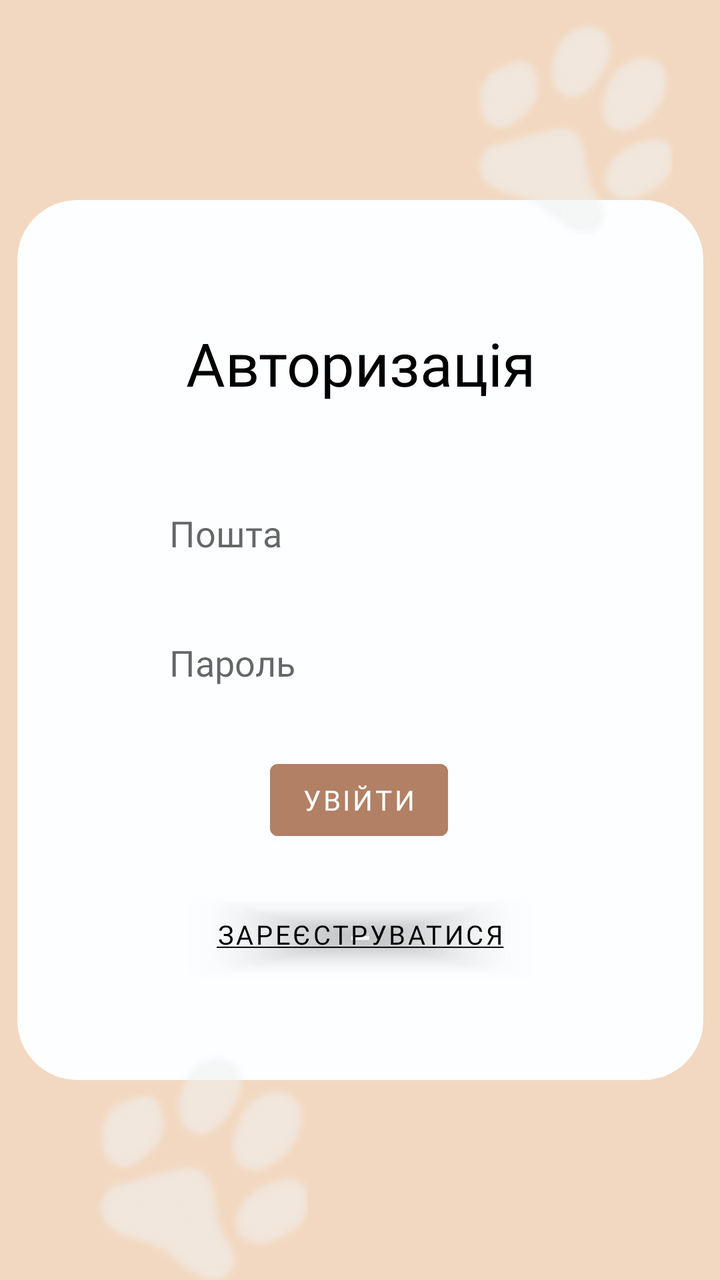
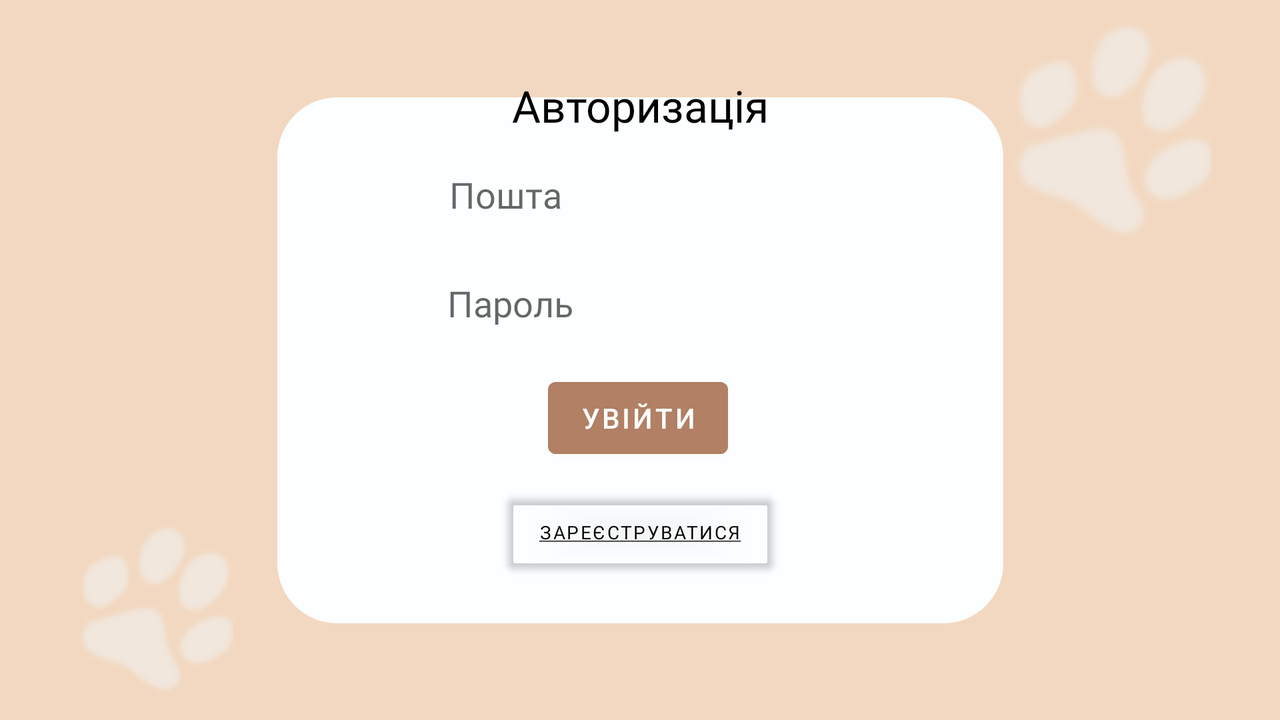

First picture: res/layout/ on a phone held upright. Second picture: the repository's own variant of that layout, on a device whose configuration matches the variant's folder. Source for both follows.
<!-- AndroidManifest.xml: application theme Theme.Shelterhelper -->
<!-- res/layout/activity_main.xml -->
<?xml version="1.0" encoding="utf-8"?>
<androidx.constraintlayout.widget.ConstraintLayout xmlns:android="http://schemas.android.com/apk/res/android"
    xmlns:app="http://schemas.android.com/apk/res-auto"
    xmlns:tools="http://schemas.android.com/tools"
    android:layout_width="match_parent"
    android:layout_height="match_parent"
    android:background="#F2D8C0"
    tools:context=".MainActivity">

    <View
        android:id="@+id/view"
        android:layout_width="343dp"
        android:layout_height="440dp"
        android:background="@drawable/background_div"
        app:layout_constraintBottom_toBottomOf="parent"
        app:layout_constraintEnd_toEndOf="parent"
        app:layout_constraintStart_toStartOf="parent"
        app:layout_constraintTop_toTopOf="parent" />

    <TextView
        android:id="@+id/textViewTitle"
        android:layout_width="match_parent"
        android:layout_height="wrap_content"
        android:fontFamily="@font/comfortaa"
        android:text="@string/signup_title"
        android:textAlignment="center"
        android:textColor="@color/black"
        android:textSize="30sp"
        app:layout_constraintBottom_toBottomOf="parent"
        app:layout_constraintEnd_toEndOf="parent"
        app:layout_constraintHorizontal_bias="1.0"
        app:layout_constraintStart_toStartOf="parent"
        app:layout_constraintTop_toTopOf="parent"
        app:layout_constraintVertical_bias="0.269" />

    <Button
        android:id="@+id/button"
        android:layout_width="wrap_content"
        android:layout_height="wrap_content"
        android:backgroundTint="#B18065"
        android:fontFamily="@font/comfortaa"
        android:onClick="login"
        android:text="@string/singup_button"
        app:layout_constraintBottom_toBottomOf="parent"
        app:layout_constraintEnd_toEndOf="parent"
        app:layout_constraintHorizontal_bias="0.498"
        app:layout_constraintStart_toStartOf="parent"
        app:layout_constraintTop_toBottomOf="@+id/editTextTextPassword"
        app:layout_constraintVertical_bias="0.114" />

    <EditText
        android:id="@+id/editTextTextPassword"
        android:layout_width="wrap_content"
        android:layout_height="wrap_content"
        android:background="@drawable/input_shadow"
        android:backgroundTint="#F2D8C0"
        android:ems="10"
        android:fontFamily="@font/comfortaa"
        android:hint="@string/registration_password"
        android:inputType="textPassword"
        android:padding="5dp"
        android:paddingStart="10dp"
        app:layout_constraintBottom_toBottomOf="parent"
        app:layout_constraintEnd_toEndOf="parent"
        app:layout_constraintHorizontal_bias="0.497"
        app:layout_constraintStart_toStartOf="parent"
        app:layout_constraintTop_toBottomOf="@+id/editTextTextEmailAddress"
        app:layout_constraintVertical_bias="0.094" />

    <EditText
        android:id="@+id/editTextTextEmailAddress"
        android:layout_width="wrap_content"
        android:layout_height="wrap_content"
        android:background="@drawable/input_shadow"
        android:backgroundTint="#F2D8C0"
        android:ems="10"
        android:fontFamily="@font/comfortaa"
        android:hint="@string/registration_email"
        android:inputType="textEmailAddress"
        android:padding="5dp"
        android:paddingStart="10dp"
        app:layout_constraintBottom_toBottomOf="parent"
        app:layout_constraintEnd_toEndOf="parent"
        app:layout_constraintHorizontal_bias="0.497"
        app:layout_constraintStart_toStartOf="parent"
        app:layout_constraintTop_toBottomOf="@+id/textViewTitle"
        app:layout_constraintVertical_bias="0.118" />

    <Button
        android:id="@+id/button2"
        android:layout_width="wrap_content"
        android:layout_height="wrap_content"
        android:backgroundTint="@android:color/transparent"
        android:fontFamily="@font/comfortaa"
        android:onClick="registration"
        android:text="@string/registration_button"
        android:textColor="@color/black"
        android:textSize="40px"
        app:layout_constraintBottom_toBottomOf="parent"
        app:layout_constraintEnd_toEndOf="parent"
        app:layout_constraintStart_toStartOf="parent"
        app:layout_constraintTop_toBottomOf="@+id/button"
        app:layout_constraintVertical_bias="0.114" />

    <ImageView
        android:id="@+id/imageView"
        android:layout_width="123dp"
        android:layout_height="132dp"
        android:layout_marginTop="4dp"
        app:layout_constraintEnd_toEndOf="parent"
        app:layout_constraintHorizontal_bias="0.906"
        app:layout_constraintStart_toStartOf="parent"
        app:layout_constraintTop_toTopOf="parent"
        app:srcCompat="@drawable/icon_cat" />

    <ImageView
        android:id="@+id/imageView2"
        android:layout_width="179dp"
        android:layout_height="142dp"
        app:layout_constraintBottom_toBottomOf="parent"
        app:layout_constraintEnd_toEndOf="parent"
        app:layout_constraintHorizontal_bias="0.0"
        app:layout_constraintStart_toStartOf="parent"
        app:layout_constraintTop_toBottomOf="@+id/view"
        app:srcCompat="@drawable/icon_cat" />

</androidx.constraintlayout.widget.ConstraintLayout>
<!-- resources referenced by this layout -->
<resources>
  <color name="black">#FF000000</color>
  <!-- drawable background_div (drawable) -->
  <?xml version="1.0" encoding="utf-8"?>
  <shape xmlns:android="http://schemas.android.com/apk/res/android"
      android:shape="rectangle" >
  
      
      <solid
          android:color="#FCFEFF"
          android:layout_height="50dp"
          android:layout_width="50dp"
          >
      </solid>
  
      
      <stroke
          android:width="0dp"
          android:color="@color/black"
          >
  
      </stroke>
  
      
      <corners
          android:radius="30dp">
      </corners>
  
  </shape>
  <!-- drawable icon_cat: png bitmap (drawable, 73063 bytes) -->
  <string name="registration_button"><u>Зареєструватися</u></string>
  <string name="registration_email">Пошта</string>
  <string name="registration_password">Пароль</string>
  <string name="signup_title">Авторизацiя</string>
  <string name="singup_button">Увійти</string>
  <style name="Theme.Shelterhelper" parent="Theme.MaterialComponents.DayNight.DarkActionBar">
          
          <item name="colorPrimary">@color/purple_500</item>
          <item name="colorPrimaryVariant">@color/purple_700</item>
          <item name="colorOnPrimary">@color/white</item>
          
          <item name="colorSecondary">@color/teal_200</item>
          <item name="colorSecondaryVariant">@color/teal_700</item>
          <item name="colorOnSecondary">@color/black</item>
          
          <item name="android:statusBarColor" tools:targetApi="l">?attr/colorPrimaryVariant</item>
          
      </style>
  <color name="purple_500">#B18065</color>
  <color name="purple_700">#FF3700B3</color>
  <color name="white">#FFFFFFFF</color>
  <color name="teal_200">#FF03DAC5</color>
  <color name="teal_700">#FF018786</color>
</resources>
<!-- res/layout-land/activity_main.xml (the repository's variant of the layout above) -->
<!-- drawn on the phone turned sideways -->
<?xml version="1.0" encoding="utf-8"?>
<androidx.constraintlayout.widget.ConstraintLayout xmlns:android="http://schemas.android.com/apk/res/android"
    xmlns:app="http://schemas.android.com/apk/res-auto"
    xmlns:tools="http://schemas.android.com/tools"
    android:layout_width="match_parent"
    android:layout_height="match_parent"
    android:background="#F2D8C0"
    tools:context=".MainActivity">

    <View
        android:id="@+id/view"
        android:layout_width="363dp"
        android:layout_height="263dp"
        android:background="@drawable/background_div"
        app:layout_constraintBottom_toBottomOf="parent"
        app:layout_constraintEnd_toEndOf="parent"
        app:layout_constraintStart_toStartOf="parent"
        app:layout_constraintTop_toTopOf="parent" />

    <TextView
        android:id="@+id/textViewTitle"
        android:layout_width="match_parent"
        android:layout_height="wrap_content"
        android:fontFamily="@font/comfortaa"
        android:text="@string/signup_title"
        android:textAlignment="center"
        android:textColor="@color/black"
        android:textSize="22sp"
        app:layout_constraintBottom_toBottomOf="parent"
        app:layout_constraintEnd_toEndOf="parent"
        app:layout_constraintHorizontal_bias="0.0"
        app:layout_constraintStart_toStartOf="parent"
        app:layout_constraintTop_toTopOf="parent"
        app:layout_constraintVertical_bias="0.115" />

    <Button
        android:id="@+id/button"
        android:layout_width="wrap_content"
        android:layout_height="wrap_content"
        android:backgroundTint="#B18065"
        android:onClick="login"
        android:text="@string/singup_button"
        app:layout_constraintBottom_toBottomOf="parent"
        app:layout_constraintEnd_toEndOf="parent"
        app:layout_constraintHorizontal_bias="0.498"
        app:layout_constraintStart_toStartOf="parent"
        app:layout_constraintTop_toBottomOf="@+id/editTextTextPassword"
        app:layout_constraintVertical_bias="0.114" />

    <EditText
        android:id="@+id/editTextTextPassword"
        android:layout_width="wrap_content"
        android:layout_height="wrap_content"
        android:background="@drawable/input_shadow"
        android:backgroundTint="#F2D8C0"
        android:ems="10"
        android:fontFamily="@font/comfortaa"
        android:hint="@string/registration_password"
        android:inputType="textPassword"
        android:padding="5dp"
        android:paddingStart="10dp"
        app:layout_constraintBottom_toBottomOf="parent"
        app:layout_constraintEnd_toEndOf="parent"
        app:layout_constraintHorizontal_bias="0.497"
        app:layout_constraintStart_toStartOf="parent"
        app:layout_constraintTop_toBottomOf="@+id/editTextTextEmailAddress"
        app:layout_constraintVertical_bias="0.094" />

    <EditText
        android:id="@+id/editTextTextEmailAddress"
        android:layout_width="wrap_content"
        android:layout_height="wrap_content"
        android:background="@drawable/input_shadow"
        android:backgroundTint="#F2D8C0"
        android:ems="10"
        android:fontFamily="@font/comfortaa"
        android:hint="@string/registration_email"
        android:inputType="textEmailAddress"
        android:padding="5dp"
        android:paddingStart="10dp"
        app:layout_constraintBottom_toBottomOf="parent"
        app:layout_constraintEnd_toEndOf="parent"
        app:layout_constraintHorizontal_bias="0.499"
        app:layout_constraintStart_toStartOf="parent"
        app:layout_constraintTop_toBottomOf="@+id/textViewTitle"
        app:layout_constraintVertical_bias="0.049" />

    <Button
        android:id="@+id/button2"
        android:layout_width="wrap_content"
        android:layout_height="wrap_content"
        android:backgroundTint="@android:color/transparent"
        android:fontFamily="@font/comfortaa"
        android:onClick="registration"
        android:text="@string/registration_button"
        android:textSize="28px"
        android:textColor="@color/black"
        app:layout_constraintBottom_toBottomOf="parent"
        app:layout_constraintEnd_toEndOf="parent"
        app:layout_constraintStart_toStartOf="parent"
        app:layout_constraintTop_toBottomOf="@+id/button"
        app:layout_constraintVertical_bias="0.114" />

    <ImageView
        android:id="@+id/imageView"
        android:layout_width="123dp"
        android:layout_height="132dp"
        android:layout_marginTop="4dp"
        app:layout_constraintEnd_toEndOf="parent"
        app:layout_constraintHorizontal_bias="0.937"
        app:layout_constraintStart_toStartOf="parent"
        app:layout_constraintTop_toTopOf="parent"
        app:srcCompat="@drawable/icon_cat" />

    <ImageView
        android:id="@+id/imageView2"
        android:layout_width="154dp"
        android:layout_height="103dp"
        app:layout_constraintBottom_toBottomOf="parent"
        app:layout_constraintEnd_toStartOf="@+id/view"
        app:layout_constraintStart_toStartOf="parent"
        app:srcCompat="@drawable/icon_cat" />

</androidx.constraintlayout.widget.ConstraintLayout>
